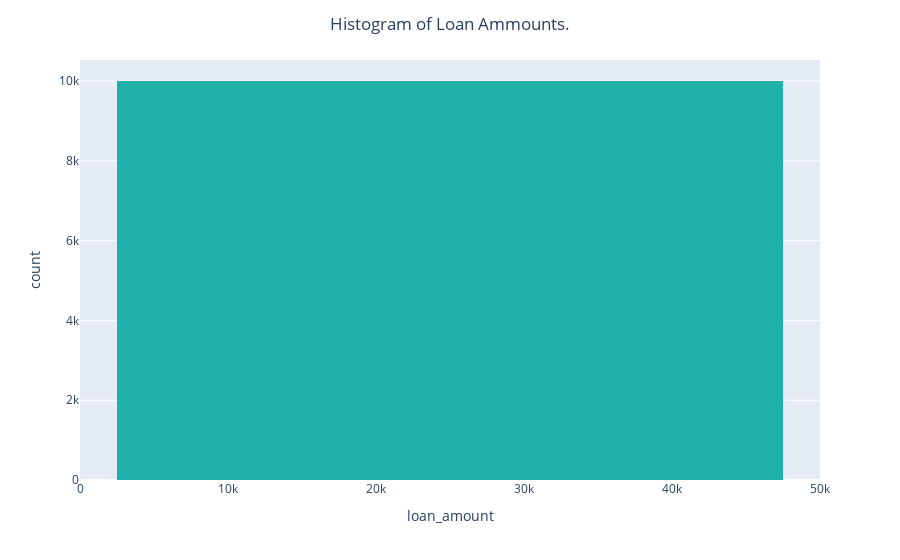

Notebook cell for this chart:
### Markdown cell above
**Q4** You try changing the number of bins **nbins** what do you notice? Are there good choices? Bad choices?

I noticed that it will try to keep putting 9 bins but it could go as low as 1 bin for the whole thing.I would say keeping it a high number like 10 lets you see more precise data.

### Code cell
fig = px.histogram(DF,
                   nbins=1
                ,
                   x='loan_amount',
                   color_discrete_sequence=['lightseagreen'])

fig.update_layout(bargap=0.1,
                  title='Histogram of Loan Ammounts.',
                  title_x=0.5)
fig.show()

### Figure 1 — Plotly figure (JSON) as saved in the notebook; plotly's stock layout.template omitted (floating-point values rounded to 4 significant figures; data arrays with more than 128 entries replaced by an {"elided": "..."} marker saying what was removed)
{"data": [{"alignmentgroup": "True", "bingroup": "x", "hovertemplate": "loan_amount=%{x}<br>count=%{y}<extra></extra>", "legendgroup": "", "marker": {"color": "lightseagreen", "pattern": {"shape": ""}}, "name": "", "nbinsx": 1, "offsetgroup": "", "orientation": "v", "showlegend": false, "type": "histogram", "x": {"elided": "10000 int values"}, "xaxis": "x", "yaxis": "y"}], "layout": {"autosize": true, "bargap": 0.1, "barmode": "relative", "legend": {"tracegroupgap": 0}, "margin": {"t": 60}, "title": {"text": "Histogram of Loan Ammounts.", "x": 0.5}, "xaxis": {"anchor": "y", "autorange": true, "domain": [0, 1], "range": [-0.5, 50000.0], "title": {"text": "loan_amount"}, "type": "linear"}, "yaxis": {"anchor": "x", "autorange": true, "domain": [0, 1], "range": [0, 10530.0], "title": {"text": "count"}}}}
